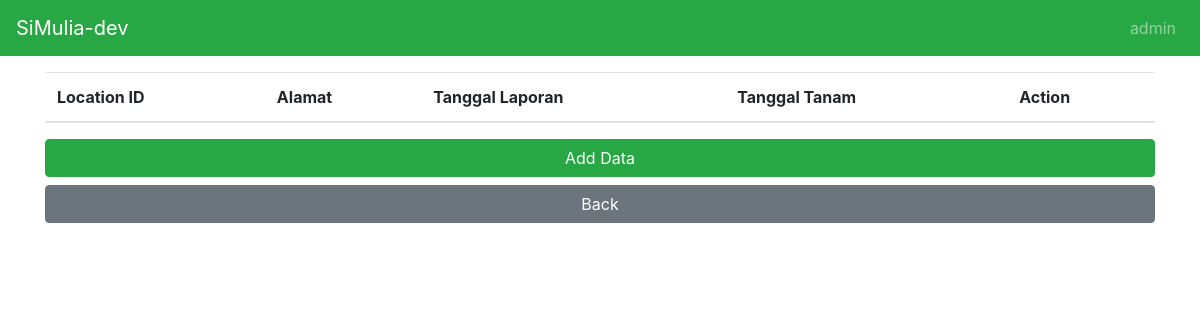
The app's page /serelia_list (signed in), older data.
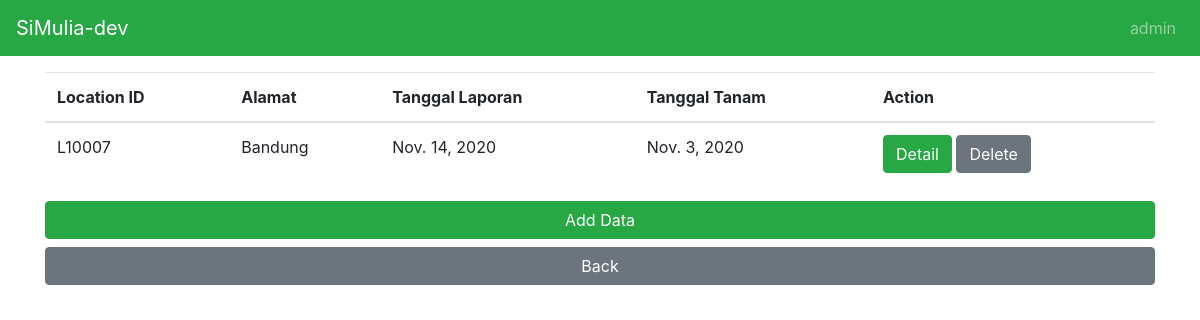
The same page, newer data.
### simuliaapp/models.py (models this page shows, shortened)
class Serelia(models.Model):
    VARIETY_CHOICES = [
        ('MAL03', 'MAL03'),
        ('G10', 'G10'),
        ('Contamination', 'Contamination'),
    ]
    locationid = models.CharField(db_column='locationid', max_length=50, blank=False, verbose_name='Location ID')
    address = models.TextField(db_column='address', max_length=1000, blank=False, verbose_name='Alamat')
    plant_date = models.DateField(db_column='plant_date', max_length=100, blank= True, null=True, verbose_name='Tanggal Tanam')
    variety = models.CharField(db_column='variety', max_length=100, blank=False, choices=VARIETY_CHOICES, verbose_name='Varietas')
    area = models.TextField(db_column='area',max_length=1000, blank=False, verbose_name='Area')
    obstacle = models.TextField(db_column='obstacle',max_length=1000, blank=False, verbose_name='Kendala')
    cp_name = models.CharField(db_column='cp_name',max_length=100, blank=False, verbose_name='Contact Person')
    evidence = models.ImageField(upload_to='uploaded/evidence', verbose_name='Upload Image')
    created_date = models.DateField( blank=True, default=datetime.now)
    class Meta:
        db_table = 'serelia'
        verbose_name = 'Serelia'
        verbose_name_plural = 'Serelias'

### simuliaapp/views.py (the view)
# urls.py: path('serelia_list', views.sereliaList, name='serelia_list'),
@login_required
def sereliaList(request):
    serelias = Serelia.objects.all()
    return render(request,'pages/serelia_list.html',{'serelias':serelias})

### simuliaapp/templates/pages/serelia_list.html (shortened to what this page needs)
{% extends 'layout/app.html' %}
{% load static %}
{% block body %}
<div id="content-wrapper">
    <div class="container">
        <table class="table datatable display" id="serelia-list">
            <thead>
                <tr>
                    <th>Location ID</th>
                    <th>Alamat</th>
                    <th>Tanggal Laporan</th>
                    <th>Tanggal Tanam</th>
                    <th>Action</th>
                </tr>
            </thead>
            <tbody>
                {%for serelia in serelias%}
                <tr>
                    <td>{{serelia.locationid}}</td>
                    <td>{{serelia.address}}</td>
                    <td>{{serelia.created_date}}</td>
                    <td>{{serelia.plant_date}}</td>
                    <td><a type="button" class="btn btn-success" href="/serelia_detail/{{ serelia.id }}">Detail</a>
                        <button type="button" class="btn btn-secondary" data-toggle="modal" data-target="#exampleModal"
                        data-sereliaid="{{ serelia.id }}" data-serelialocationid="{{ serelia.locationid }}">
                        Delete
                    </button>
                    </td>
                </tr>
                {%endfor%}
            </tbody>
        </table>
        <a type="button" class="btn btn-success btn-block mt-2" href="{%url 'serelia_create' %}">Add Data</a>
        <a type="button" class="btn btn-secondary btn-block mt-2" href="{%url 'home' %}">Back</a>
    </div>
</div>
{% endblock %}

### simuliaapp/templates/layout/app.html (shortened to what this page needs)
<!DOCTYPE html>
<html lang="en">
<head>
    {% load static %}
    <link href="{% static 'vendor/fontawesome-free/css/all.min.css' %}" rel="stylesheet" type="text/css">
    <link href="{% static 'vendor/datatables/dataTables.bootstrap4.css' %}" rel="stylesheet">
    <link href="{% static 'css/sb-admin.css' %}" rel="stylesheet">
</head>
<body id="page-top">
    {% include "elements/header.html" %}
    <div id="wrapper">
        {% block body %}{% endblock %}
    </div>
    <link rel="stylesheet" href="https://cdnjs.cloudflare.com/ajax/libs/datepicker/0.6.5/datepicker.min.css" />
</body>
</html>

### simuliaapp/templates/elements/header.html (shortened to what this page needs)
<nav class="navbar navbar-expand navbar-dark bg-success static-top">
    <a class="navbar-brand mr-1" href="{% url 'home'%}">SiMulia-dev</a>
    <ul class="navbar-nav ml-auto mr-0">
        <li class="nav-item dropdown no-arrow">
            <a class="nav-link dropdown-toggle" href="#" id="userDropdown" role="button" data-toggle="dropdown"
                aria-haspopup="true" aria-expanded="false">
                <i class="fas fa-user-circle fa-fw"></i>
                {% firstof request.user.get_short_name request.user.get_username %}
            </a>
        </li>
    </ul>
</nav>

Row changes from the older to the newer data that the page shows:
added Serelia: locationid "L10007", address "Bandung", created_date "Nov. 14, 2020", plant_date "Nov. 3, 2020"
